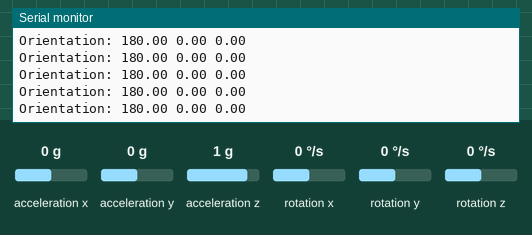
Recording of a sketch running on a simulated Arduino Nano 33 BLE. On the bench: the last lines printed to the serial monitor. Inputs (shaded band) come from the test bench; at power-on: acceleration x 0 g, acceleration y 0 g, acceleration z 1 g, rotation x 0 °/s, rotation y 0 °/s, rotation z 0 °/s.

Above: at 1.2 s.
1.3 s: acceleration x set to -1.4 g
At 1.8 s:
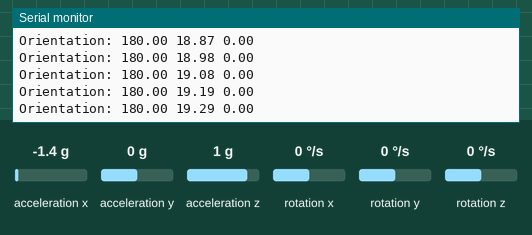
2.8 s: acceleration y set to -1.4 g
At 3.5 s:
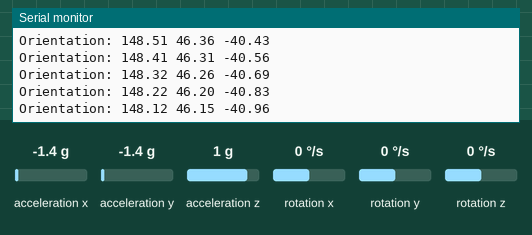
4.3 s: acceleration z set to -1.4 g
At 4.8 s:
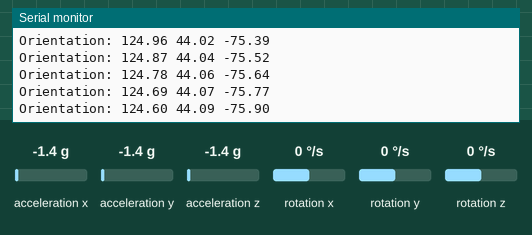
5.8 s: rotation x set to -192 °/s
At 6.6 s:
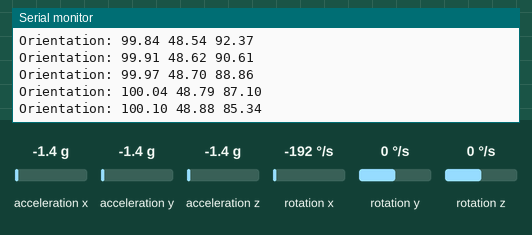
Timing chart, 0 to 7.0 s (numbered marks = the images above; inputs shaded):
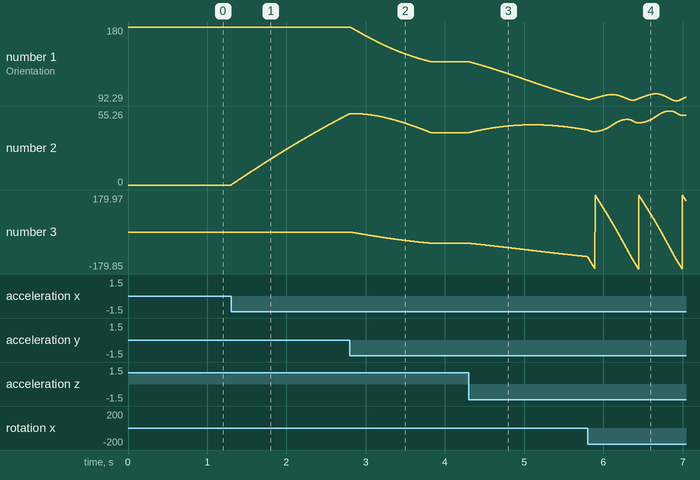

Measured:
- after the input at 1.3 s, the serial monitor: prints a new line at once (image 1)
- plotted number 2: 0 → 53.24 after the input at 1.3 s

The sketch:

sketch_oct27a.ino
```cpp
#include <Arduino_LSM9DS1.h>
#include <MadgwickAHRS.h>

// initialize a Madgwick filter:
Madgwick filter;
// sensor's sample rate is fixed at 104 Hz:
const float sensorRate = 104.00;

void setup() {
  Serial.begin(9600);
  // attempt to start the IMU:
  if (!IMU.begin()) {
    Serial.println("Failed to initialize IMU");
    // stop here if you can't access the IMU:
    while (true);
  }
  // start the filter to run at the sample rate:
  filter.begin(sensorRate);
}

void loop() {
  // values for acceleration and rotation:
  float xAcc, yAcc, zAcc;
  float xGyro, yGyro, zGyro;

  // values for orientation:
  float roll, pitch, heading;
  // check if the IMU is ready to read:
  if (IMU.accelerationAvailable() &&
      IMU.gyroscopeAvailable()) {
    // read accelerometer &and gyrometer:
    IMU.readAcceleration(xAcc, yAcc, zAcc);
    IMU.readGyroscope(xGyro, yGyro, zGyro);

    // update the filter, which computes orientation:
    filter.updateIMU(xGyro, yGyro, zGyro, xAcc, yAcc, zAcc);

    // print the heading, pitch and roll
    roll = filter.getRoll();
    pitch = filter.getPitch();
    heading = filter.getYaw();
    Serial.print("Orientation: ");
    Serial.print(heading);
    Serial.print(" ");
    Serial.print(pitch);
    Serial.print(" ");
    Serial.println(roll);
  }
}
```
